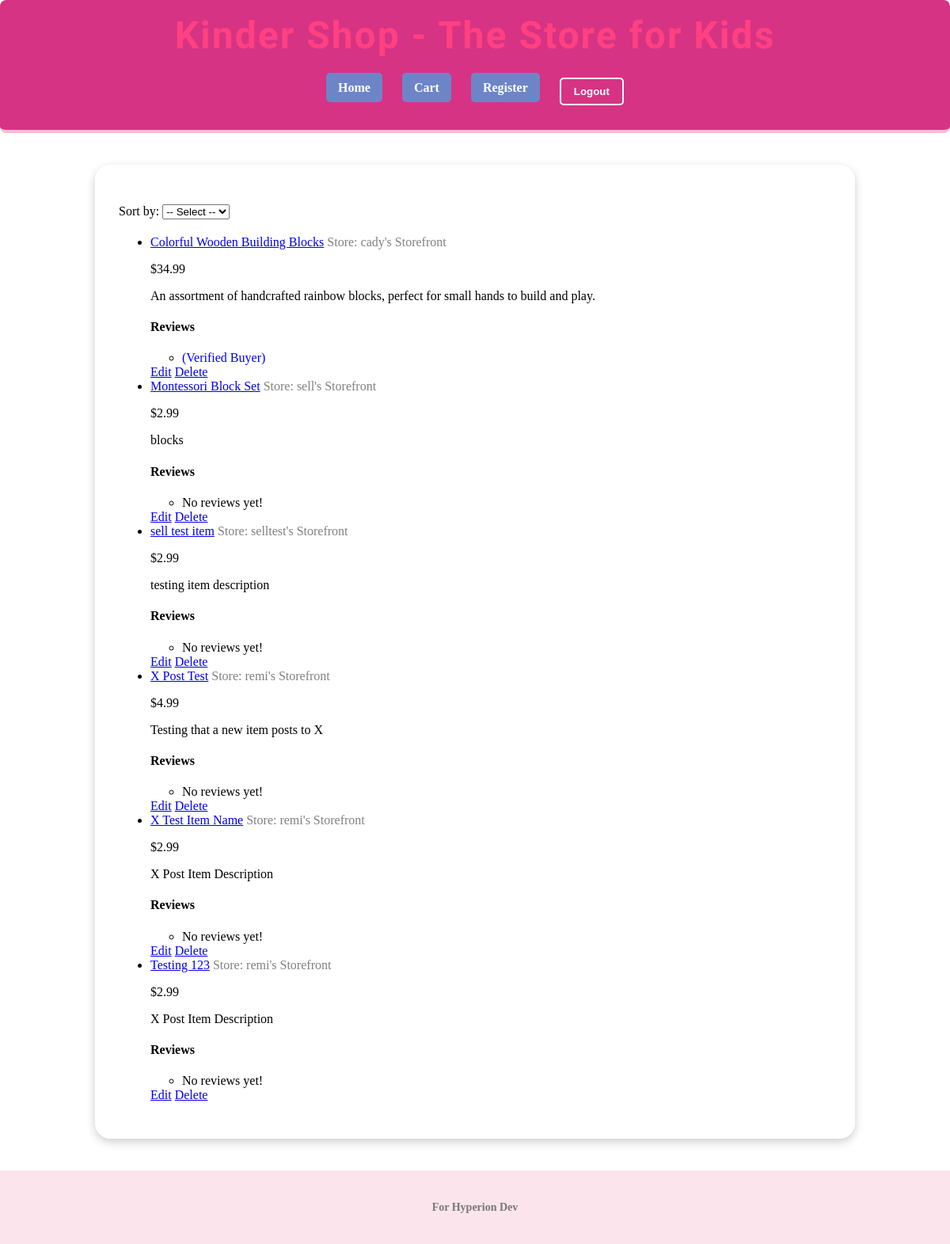
The page /items/ (signed in) on the database its author committed.
### shopping_app/models.py (models this page shows, shortened)
class Item(models.Model):
    name = models.CharField(max_length=255)
    description = models.TextField(blank=True)
    price = models.DecimalField(max_digits=10, decimal_places=2)
    available = models.BooleanField(default=True)
    image = models.ImageField(upload_to="item_images/", blank=True, null=True)
    store = models.ForeignKey("Store", on_delete=models.CASCADE)

class Store(models.Model):
    seller = models.OneToOneField(Seller, on_delete=models.CASCADE)
    name = models.CharField(max_length=255, default="Unnamed Store")
    listed_on = models.DateTimeField(auto_now_add=True)

class Review(models.Model):
    item = models.ForeignKey(Item, on_delete=models.CASCADE,
                             related_name="reviews")
    buyer = models.ForeignKey(Buyer, on_delete=models.CASCADE)
    rating = models.IntegerField()
    comment = models.TextField()
    verified = models.BooleanField(default=False)
    created_at = models.DateTimeField(auto_now_add=True)

### shopping_app/views.py (the view)
# urls.py: path("items/", item_list, name="item_list"),
def item_list(request):
    sort_by = request.GET.get('sort')
    if sort_by == 'store':
        items = Item.objects.select_related('store').order_by('store__name',
                                                              'name')
    else:
        items = Item.objects.all()
    stores = Store.objects.all()
    return render(request, 'shopping_app/item_list.html', {
        'items': items,
        'stores': stores,
        'sort_by': sort_by})

### shopping_app/templates/shopping_app/item_list.html (shortened to what this page needs)
{% extends 'shopping_app/base.html' %}
{% block content %}
  <form method="get" style="margin-bottom: 20px;">
    <label for="sort">Sort by:</label>
    <select name="sort" id="sort" onchange="this.form.submit()">
        <option value="">-- Select --</option>
    </select>
  </form>
  <ul>
    {% for item in items %}
      <li>
        <a href="{% url 'item_detail' item.id %}">{{ item.name }}</a>
        {% if item.store %}
          <span style="color: gray;">Store: {{ item.store.name }}</span>
        {% endif %}
        <p>${{ item.price }}</p>
        <p>{{ item.description }}</p>
        <h4>Reviews</h4>
        <ul>
          {% for review in item.reviews.all %}
            <li>
              {% if review.verified %}
                <span style="color:blue;">(Verified Buyer)</span>
              {% else %}
                (Unverified Buyer)
              {% endif %}
            </li>
          {% empty %}
            <li>No reviews yet!</li>
          {% endfor %}
        </ul>
        <a href="{% url 'item_update' item.id %}">Edit</a>
        <a href="{% url 'item_delete' item.id %}">Delete</a>
      </li>
    {% empty %}
      <li>No items available.</li>
    {% endfor %}
  </ul>
{% endblock %}

### shopping_app/static/shopping_app/styles.css (style rules this page uses)
body { background: url('https://st.depositphotos.com/1828227/1853/v/450/depositphotos_18534541-stock-illustration-kids-playing-seamless-pattern-background.jpg') no-repeat center center fixed; background-size: cover; font-family: 'Comic Sans MS', cursive; margin: 0; padding: 0; }

### rows shown on the page
Item: name "Colorful Wooden Building Blocks", store.name "cady's Storefront", price "34.99", description "An assortment of handcrafted rainbow blocks, perfect for small hands to build and play."
Review: verified "(Verified Buyer)"
Item: name "Montessori Block Set", store.name "sell's Storefront", price "2.99", description "blocks"
Item: name "sell test item", store.name "selltest's Storefront", price "2.99", description "testing item description"
Item: name "X Post Test", store.name "remi's Storefront", price "4.99", description "Testing that a new item posts to X"
Item: name "X Test Item Name", store.name "remi's Storefront", price "2.99", description "X Post Item Description"
Item: name "Testing 123", store.name "remi's Storefront", price "2.99", description "X Post Item Description"
